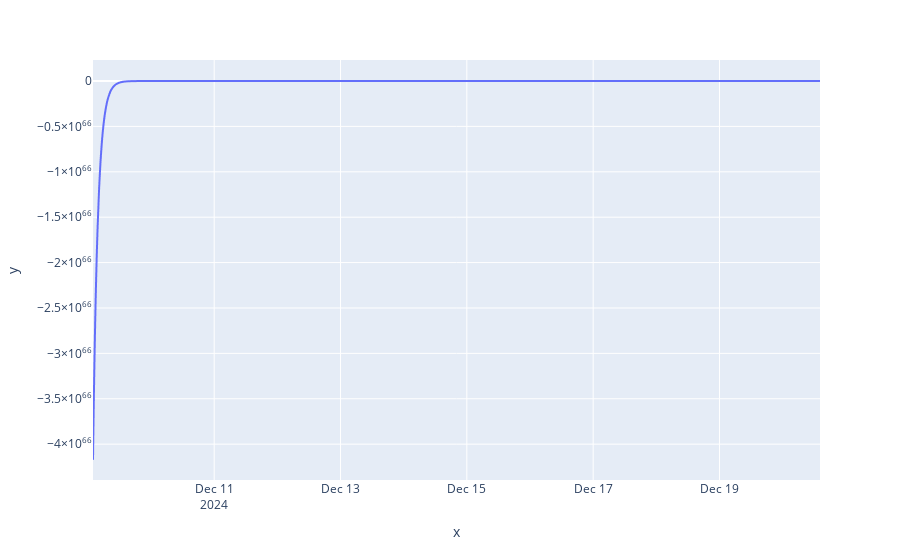

Notebook cell for this chart:
### Code cell
from insulin_activity_processor import IADataProcessor
import plotly.express as px

IA_function = IADataProcessor(CGM_file_path="CGM_data.csv", bolus_file_path="Bolus_data.csv", tp=75, td=300)

fig = px.line(x=IA_function.CGM_data["Device Time"], y=IA_function.insulin_activity_curve())

fig.show()

print(IA_function.insulin_activity_curve())

### Figure 1 — Plotly figure (JSON) as saved in the notebook; plotly's stock layout.template omitted (floating-point values rounded to 4 significant figures; data arrays with more than 128 entries replaced by an {"elided": "..."} marker saying what was removed)
{"data": [{"hovertemplate": "x=%{x}<br>y=%{y}<extra></extra>", "legendgroup": "", "line": {"color": "#636efa", "dash": "solid"}, "marker": {"symbol": "circle"}, "mode": "lines", "name": "", "showlegend": false, "type": "scattergl", "x": {"elided": "3256 str values"}, "xaxis": "x", "y": {"elided": "3256 float values"}, "yaxis": "y"}], "layout": {"legend": {"tracegroupgap": 0}, "margin": {"t": 60}, "xaxis": {"anchor": "y", "domain": [0, 1], "title": {"text": "x"}}, "yaxis": {"anchor": "x", "domain": [0, 1], "title": {"text": "y"}}}}
